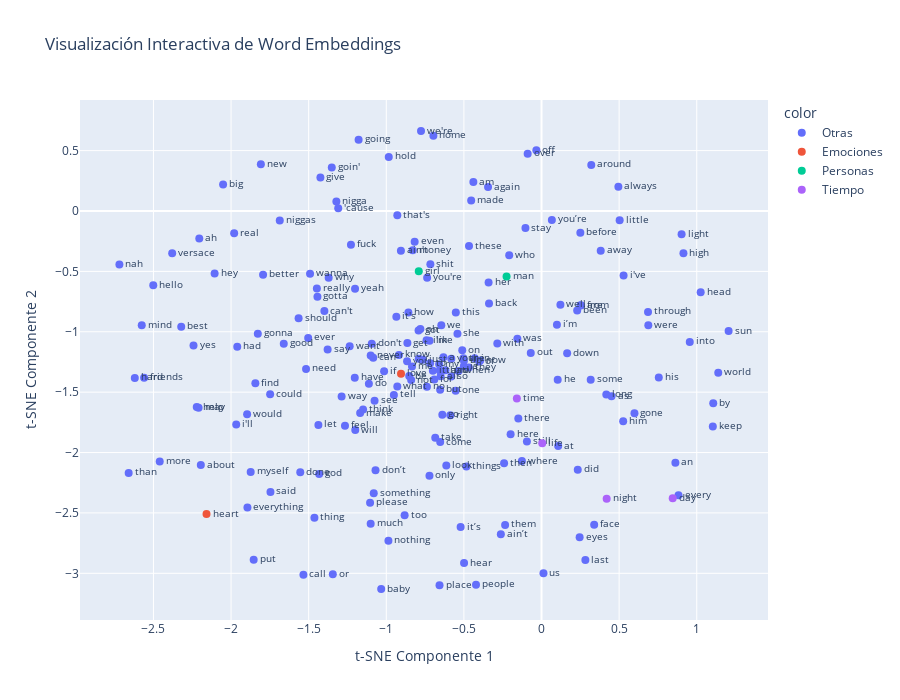

Notebook source saved alongside this figure:
### Code cell
print("\n" + "=" * 80)
print("9. VISUALIZACIÓN INTERACTIVA")
print("=" * 80)

def create_interactive_plot(model, max_words=200):
    all_words = list(model.wv.index_to_key)[:max_words]
    word_vectors = np.array([model.wv[word] for word in all_words])

    tsne = TSNE(n_components=2, random_state=42, perplexity=min(30, len(all_words)-1))
    vectors_2d = tsne.fit_transform(word_vectors)

    colors = []
    for word in all_words:
        if word in ['love', 'heart', 'soul', 'feeling']:
            colors.append('Emociones')
        elif word in ['music', 'song', 'sound', 'rock']:
            colors.append('Música')
        elif word in ['time', 'day', 'night', 'life']:
            colors.append('Tiempo')
        elif word in ['man', 'woman', 'girl', 'boy']:
            colors.append('Personas')
        else:
            colors.append('Otras')

    fig = px.scatter(
        x=vectors_2d[:, 0],
        y=vectors_2d[:, 1],
        text=all_words,
        color=colors,
        title="Visualización Interactiva de Word Embeddings",
        labels={'x': 't-SNE Componente 1', 'y': 't-SNE Componente 2'},
        width=900,
        height=700
    )

    fig.update_traces(
        textposition="middle right",
        textfont_size=10,
        marker_size=8
    )

    fig.update_layout(
        showlegend=True,
        font=dict(size=12)
    )

    print("Generando visualización interactiva...")
    fig.show()

create_interactive_plot(w2v_model)

### Figure 1 — Plotly figure (JSON) as saved in the notebook; plotly's stock layout.template omitted (floating-point values rounded to 4 significant figures; data arrays with more than 128 entries replaced by an {"elided": "..."} marker saying what was removed)
{"data": [{"hovertemplate": "color=Otras<br>t-SNE Componente 1=%{x}<br>t-SNE Componente 2=%{y}<br>text=%{text}<extra></extra>", "legendgroup": "Otras", "marker": {"color": "#636efa", "symbol": "circle", "size": 8}, "mode": "markers+text", "name": "Otras", "orientation": "v", "showlegend": true, "text": {"elided": "192 str values"}, "x": {"elided": "192 float values"}, "xaxis": "x", "y": {"elided": "192 float values"}, "yaxis": "y", "type": "scatter", "textfont": {"size": 10}, "textposition": "middle right"}, {"hovertemplate": "color=Emociones<br>t-SNE Componente 1=%{x}<br>t-SNE Componente 2=%{y}<br>text=%{text}<extra></extra>", "legendgroup": "Emociones", "marker": {"color": "#EF553B", "symbol": "circle", "size": 8}, "mode": "markers+text", "name": "Emociones", "orientation": "v", "showlegend": true, "text": ["love", "heart"], "x": [-0.9052, -2.158], "xaxis": "x", "y": [-1.348, -2.51], "yaxis": "y", "type": "scatter", "textfont": {"size": 10}, "textposition": "middle right"}, {"hovertemplate": "color=Personas<br>t-SNE Componente 1=%{x}<br>t-SNE Componente 2=%{y}<br>text=%{text}<extra></extra>", "legendgroup": "Personas", "marker": {"color": "#00cc96", "symbol": "circle", "size": 8}, "mode": "markers+text", "name": "Personas", "orientation": "v", "showlegend": true, "text": ["girl", "man"], "x": [-0.7907, -0.2252], "xaxis": "x", "y": [-0.4993, -0.5424], "yaxis": "y", "type": "scatter", "textfont": {"size": 10}, "textposition": "middle right"}, {"hovertemplate": "color=Tiempo<br>t-SNE Componente 1=%{x}<br>t-SNE Componente 2=%{y}<br>text=%{text}<extra></extra>", "legendgroup": "Tiempo", "marker": {"color": "#ab63fa", "symbol": "circle", "size": 8}, "mode": "markers+text", "name": "Tiempo", "orientation": "v", "showlegend": true, "text": ["time", "day", "night", "life"], "x": [-0.1589, 0.8452, 0.4197, 0.004665], "xaxis": "x", "y": [-1.552, -2.379, -2.382, -1.924], "yaxis": "y", "type": "scatter", "textfont": {"size": 10}, "textposition": "middle right"}], "layout": {"xaxis": {"anchor": "y", "domain": [0.0, 1.0], "title": {"text": "t-SNE Componente 1"}}, "yaxis": {"anchor": "x", "domain": [0.0, 1.0], "title": {"text": "t-SNE Componente 2"}}, "legend": {"title": {"text": "color"}, "tracegroupgap": 0}, "title": {"text": "Visualización Interactiva de Word Embeddings"}, "height": 700, "width": 900, "font": {"size": 12}, "showlegend": true}}
